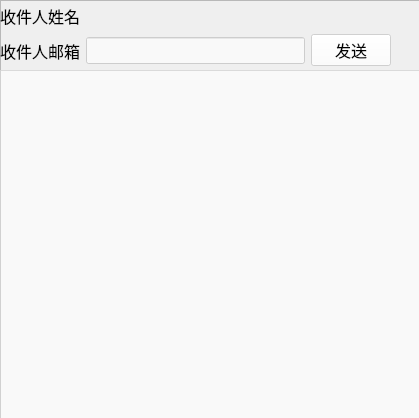
<?xml version="1.0" encoding="UTF-8"?>
<ui version="4.0">
 <class>Email_send_func</class>
 <widget class="QWidget" name="Email_send_func">
  <property name="geometry">
   <rect>
    <x>0</x>
    <y>0</y>
    <width>419</width>
    <height>418</height>
   </rect>
  </property>
  <property name="windowTitle">
   <string>发送邮件</string>
  </property>
  <widget class="QFrame" name="frame">
   <property name="geometry">
    <rect>
     <x>0</x>
     <y>0</y>
     <width>421</width>
     <height>421</height>
    </rect>
   </property>
   <property name="styleSheet">
    <string notr="true">#frame
{
	border-image: url(:/background/屏幕截图 2024-06-01 180551.png);
}
</string>
   </property>
   <property name="frameShape">
    <enum>QFrame::StyledPanel</enum>
   </property>
   <property name="frameShadow">
    <enum>QFrame::Raised</enum>
   </property>
   <widget class="QPlainTextEdit" name="plainTextEdit">
    <property name="geometry">
     <rect>
      <x>0</x>
      <y>70</y>
      <width>421</width>
      <height>351</height>
     </rect>
    </property>
    <property name="font">
     <font>
      <pointsize>12</pointsize>
     </font>
    </property>
    <property name="styleSheet">
     <string notr="true">background-color: rgba(255, 255, 255,0.6);</string>
    </property>
   </widget>
   <widget class="QWidget" name="layoutWidget">
    <property name="geometry">
     <rect>
      <x>0</x>
      <y>0</y>
      <width>191</width>
      <height>31</height>
     </rect>
    </property>
    <layout class="QHBoxLayout" name="horizontalLayout">
     <item>
      <widget class="QLabel" name="label">
       <property name="font">
        <font>
         <pointsize>12</pointsize>
        </font>
       </property>
       <property name="text">
        <string>收件人姓名</string>
       </property>
      </widget>
     </item>
     <item>
      <widget class="QLabel" name="name_lb">
       <property name="font">
        <font>
         <pointsize>12</pointsize>
        </font>
       </property>
       <property name="text">
        <string/>
       </property>
      </widget>
     </item>
    </layout>
   </widget>
   <widget class="QWidget" name="layoutWidget">
    <property name="geometry">
     <rect>
      <x>0</x>
      <y>30</y>
      <width>391</width>
      <height>41</height>
     </rect>
    </property>
    <layout class="QHBoxLayout" name="horizontalLayout_5">
     <item>
      <layout class="QHBoxLayout" name="horizontalLayout_2">
       <item>
        <widget class="QLabel" name="label_2">
         <property name="font">
          <font>
           <pointsize>12</pointsize>
          </font>
         </property>
         <property name="text">
          <string>收件人邮箱</string>
         </property>
        </widget>
       </item>
       <item>
        <widget class="QLineEdit" name="lineEdit">
         <property name="font">
          <font>
           <pointsize>12</pointsize>
          </font>
         </property>
         <property name="styleSheet">
          <string notr="true">background-color: rgba(255, 255, 255,0.6);</string>
         </property>
        </widget>
       </item>
      </layout>
     </item>
     <item>
      <widget class="QPushButton" name="pushButton">
       <property name="font">
        <font>
         <pointsize>12</pointsize>
        </font>
       </property>
       <property name="styleSheet">
        <string notr="true">background-color: rgba(255, 255, 255,0.6);</string>
       </property>
       <property name="text">
        <string>发送</string>
       </property>
      </widget>
     </item>
    </layout>
   </widget>
  </widget>
 </widget>
 <resources/>
 <connections/>
</ui>
